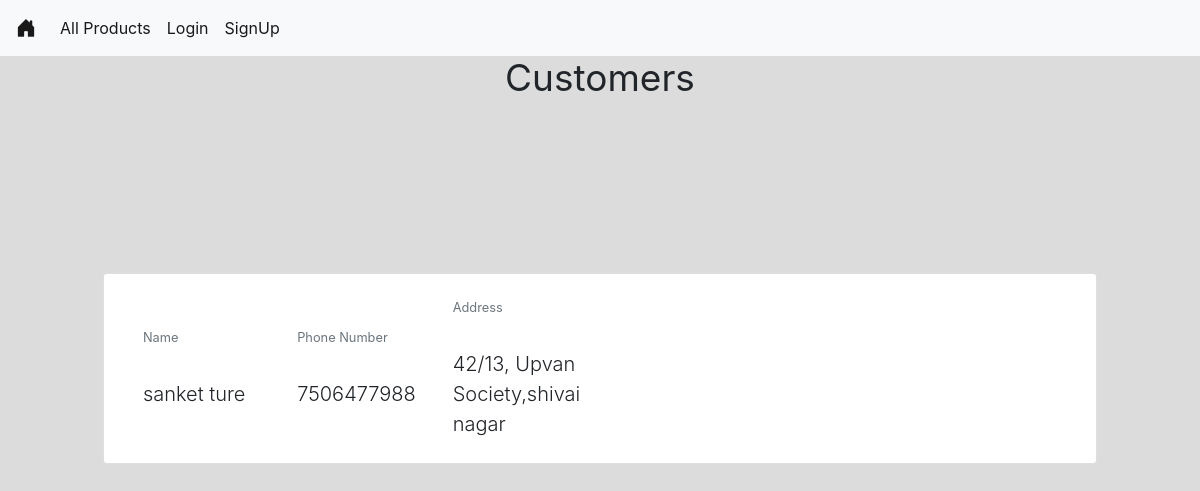
Before: /customers/ with the older database file.
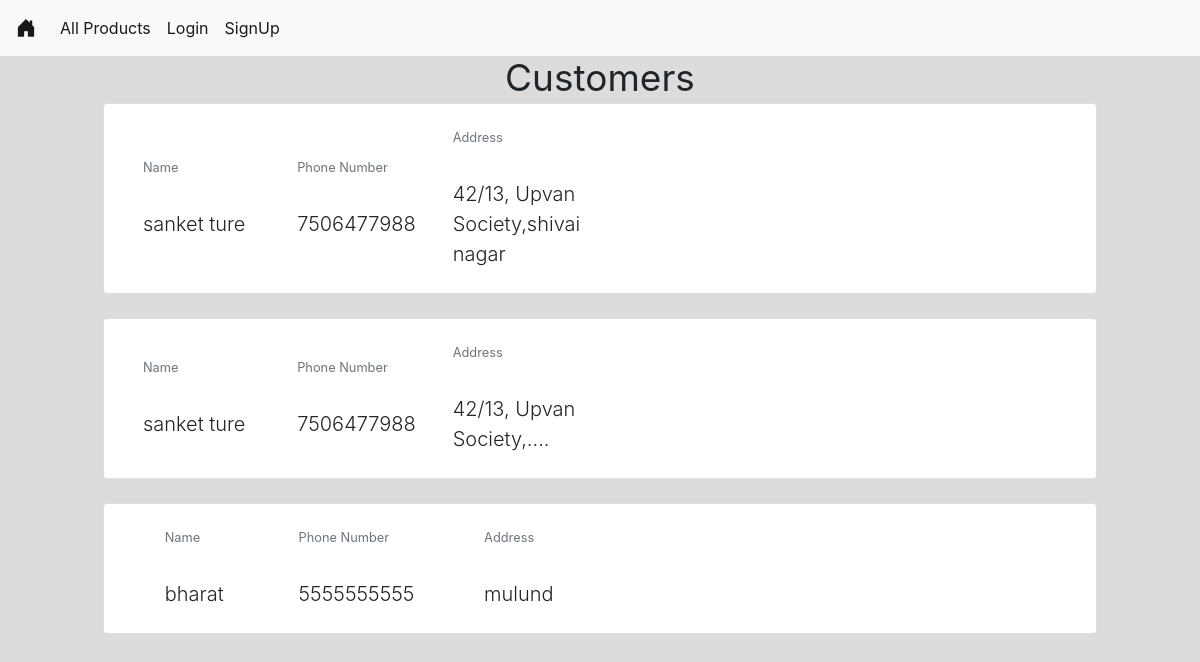
After: the same page with the newer database file.
### App/models.py (models this page shows, shortened)
class CustomerModel(models.Model):
    name = models.CharField(max_length=100)
    phoneNo = models.BigIntegerField()
    address = models.TextField()

### App/views.py (the view)
# urls.py: path('customers/',v.s.customers,name='customers'),
    def customers(self,request):
        data = CustomerModel.objects.all()
        return render(request,'customer.html',{'data':data})

### templates/customer.html (shortened to what this page needs)
{% extends 'base.html' %}
{% load static %}
{% block body %}
<section class="vh-100">
    <div class="container h-100">
      <div class="container text-center"><h1 style="font-size: 37px;">Customers</h1></div>
      <div class="row d-flex justify-content-center align-items-center h-100" style="height: 70%!important;">
        <div class="col">
          {% for i in data %}
          <div class="card mb-4">
            <div class="card-body p-4">
              <div class="row align-items-center">
                <div class="col-md-2 d-flex justify-content-center">
                  <div>
                    <p class="small text-muted mb-4 pb-2">Name</p>
                    <p class="lead fw-normal mb-0">{{i.name}}</p>
                  </div>
                </div>
                <div class="col-md-2 d-flex justify-content-center">
                  <div>
                    <p class="small text-muted mb-4 pb-2">Phone Number</p>
                    <p class="lead fw-normal mb-0">{{i.phoneNo}}</p>
                  </div>
                </div>
                <div class="col-md-2 d-flex justify-content-center">
                    <div>
                      <p class="small text-muted mb-4 pb-2">Address</p>
                      <p class="lead fw-normal mb-0">{{i.address}}</p>
                    </div>
                </div>
              </div>
            </div>
          </div>
          {% endfor %}
        </div>
      </div>
    </div>
  </section>
{% endblock body %}

Changed rows visible on the page:
added CustomerModel: name "sanket ture", phoneNo "7506477988", address "42/13, Upvan Society,...."
added CustomerModel: name "bharat", phoneNo "5555555555", address "mulund"
